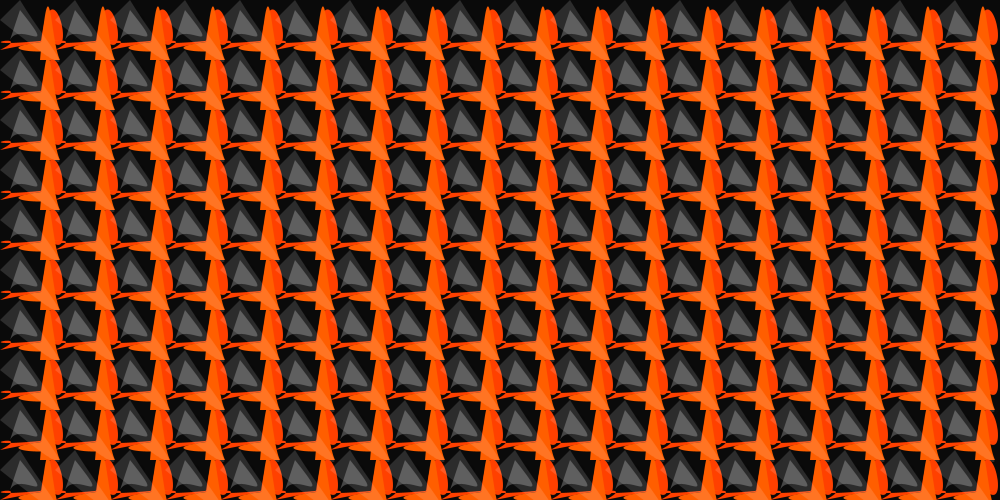
Frame 1 (no input)
Frame 60 (the mouse pressed at the canvas centre just before this capture): identical to frame 1, image omitted
Frame 120 (the mouse held since frame 60 and released just before this capture): identical to frame 1, image omitted

The Processing sketch that drew this single still picture (run headless with seeded random() and noise(); from frame 60 on, the mouse is pressed at the canvas centre):

// Processing sketch: processing_24319
// ── processing_24319.pde



int patternSeperationX = 55;
int patternSeperationY = 50;
 
 
void setup(){
  size(1000,500);
    background(10, 10, 10,80);
      
  for(int i = 0; i < width/patternSeperationX; i++){
      for(int j = 0; j < height/patternSeperationY; j++){
        pushMatrix();
        translate(i*patternSeperationX, j*patternSeperationY);
        yourFunction();
        popMatrix();
        
 
}

 
      }
  }
   

 
 
void draw()
{
 
  fill(mouseX,mouseY,0);
}
 
 
void yourFunction(){
   
 smooth();
   
  noStroke();
  fill(0, 0, 0, 50);
ellipse(85, 20, 10, 10);

  fill(255, 64, 0);
  bezier(40, 50, 50, -50, 80, 70, 50, 40);
  bezier(50, 40, -50, 50, 40, 30, 0, 50);
  
  fill(255, 94, 0);
  bezier(60, 40, -50, 50, 100, 60, 40, 40);
  bezier(40, 60, 50, -50, 50, 40, 60, 60);
  

  
  fill(225, 225, 225, 70);
  bezier(10, 40, 20, 20, 60, 60, 20, 10);
  bezier(40, 40, 40, 40, 40, 40, 40, 40);
  fill(255,255,255,35);
  bezier(0, 20, 100, 100, 50, 50, 20, 0);


}
